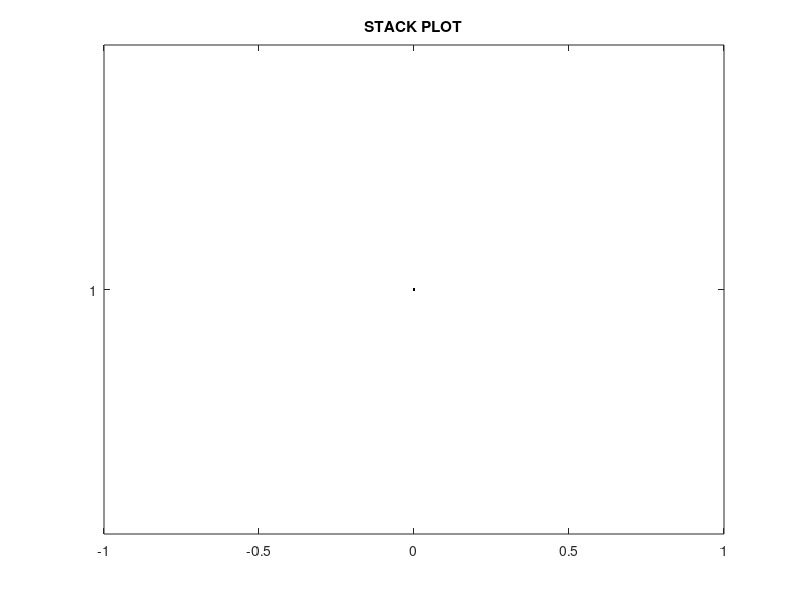

Write the MATLAB code that produced this figure.
function [h,yticks] = stackplot(time,dat,chlabels)
%function stackplot([time],dat,[chlabels])
%
% Stackplot on a single axis
%
%function stackplot([time],dat,[chlabels])

% Check input parameters
if (~exist('dat'))
    dat=time;
    time=[0:size(dat,1)-1];
end;
if (~exist('chlabels'))
    chlabels = [];
end;

% Default channel names (numbers)
if (isempty(chlabels))
    chlabels = cell(size(dat,2));
    for k = (1:size(dat,2))
        chlabels{k} = num2str(k);
    end;
end;

dat(isnan(dat)) = 0;

% Add offset to each data channel
dat(:,1)=dat(:,1)-min(dat(:,1));
for ind=(2:size(dat,2))
    dat(:,ind) = dat(:,ind)-min(dat(:,ind)) + max(dat(:,ind-1));
    pause(0);   % just in-case we need to break!
end;

% Produce stackplot
h = plot(time,dat,'k');
axis('tight'); set(gca,'ytick',[]);
title('STACK PLOT');

% Add channel labels
if (~isempty(chlabels))
    yticks = min(dat,[],1) + (max(dat,[],1)-min(dat,[],1))/2;
    set(gca,'YTick',yticks);
    set(gca,'YTickLabel',chlabels);
end;
